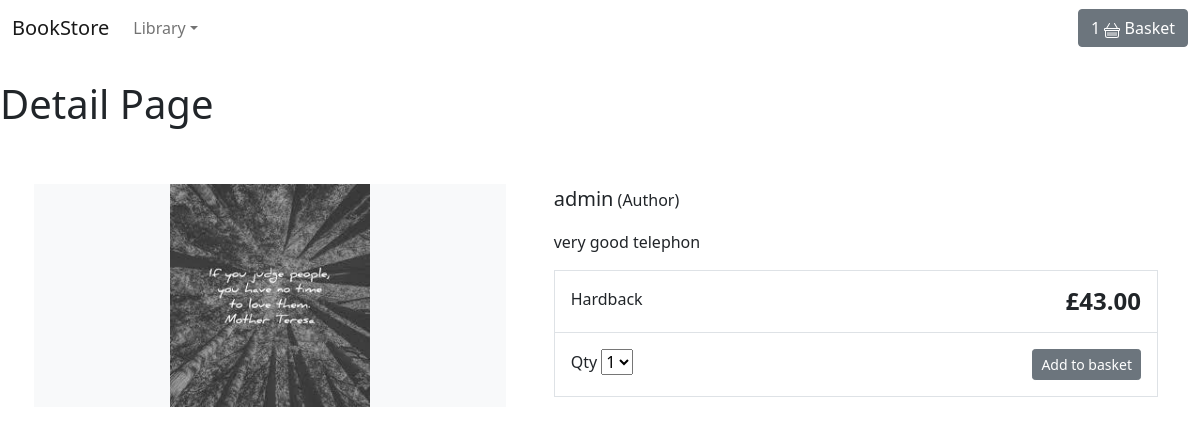
/item/iphone/, run on the app's committed database.
### store/models.py (models this page shows, shortened)
class Product(models.Model):
    category = models.ForeignKey(Category, related_name='product', on_delete=models.CASCADE)
    created_by = models.ForeignKey(User, on_delete=models.CASCADE, related_name='product_creator')
    title = models.CharField(max_length=255)
    author = models.CharField(max_length=255, default='admin')
    description = models.TextField(blank=True)
    image = models.ImageField(upload_to='images/',default='images/default.jpg')
    slug = models.SlugField(max_length=255)
    price = models.DecimalField(max_digits=4, decimal_places=2)
    in_stock = models.BooleanField(default=True)
    is_active = models.BooleanField(default=True)
    created = models.DateTimeField(auto_now_add=True)
    updated = models.DateTimeField(auto_now=True)
    objects = models.Manager()
    products = ProductManager()
    class Meta:
        verbose_name_plural = "Products"
        ordering = ('-created',)

### store/views.py (the view)
# urls.py: path('item/<slug:slug>/', views.product_detail, name='product_detail'),
def product_detail(request, slug):
    item = get_object_or_404(Product, slug=slug, in_stock=True)
    return render(request, 'store/product_detail.html', {'item': item})

### basket/context_processors.py (called while the page is built)
def basket(request):
    return {"basket":Basket(request)}

### store/context_processors.py (called while the page is built)
def categories(request):
    return {
        'categories': Category.objects.all()
    }

### store/models.py (called while the page is built)
    def get_absolute_url(self):
        return reverse('store:category_list', args=[self.slug])

### store/templates/store/product_detail.html (shortened to what this page needs)
{% extends 'store/base.html' %}
{% block content %}
<h1>Detail Page</h1>
<div class="container">
    <main class="pt-5">
        <div class="row g-3">
            <div class="col-md-5 col-lg-5 order-md-first bg-light">
                <img class="img-fluid mx-auto d-block" width="200px" alt="Responsive image" src="{{item.image.url}}">
            </div>
            <div class="col-md-7 col-lg-7 ps-md-3 ps-lg-5">
                <p><span class="lead">{{item.author}}</span> (Author)</p>
                <p>{{item.description|slice:":300"}}</p>
                <div class="border">
                    <div class="col border-bottom">
                        <div class="row p-3">
                            <div class="col-6">Hardback</div>
                            <div class="col-6 text-end"><span class="h4 fw-bold">£{{item.price}}</span></div>
                        </div>
                    </div>
                    <div class="col">
                        <div class="row p-3">
                            <div class="col-6">
                                <label for="select">Qty</label>
                                <select id="select">
                                    <option value="">1</option>
                                </select>
                            </div>
<div class="col-6 text-end"><button id="add-button" value="{{item.id}}" type="button" class="btn btn-secondary btn-sm">Add to basket</button></div>
                        </div>
                    </div>
                </div>
            </div>
        </div>
    </main>
</div>
{% endblock %}

### data on the page
Product: image (picture), author "admin", description "very good telephon", price "43.00"
